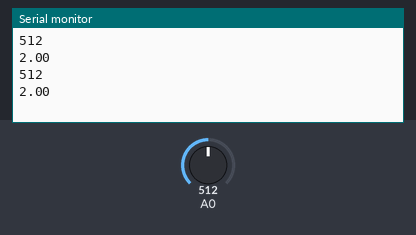
Recording of a sketch running on a simulated Arduino Uno, built with avr-gcc and run on an emulated ATmega328P. Shown: the last lines printed to the serial monitor. The inputs (shaded band) are chosen by the test bench; at power-on: A0 = 512.

Above: at 1.8 s.
1.9 s: A0 set to 716
At 2.8 s:
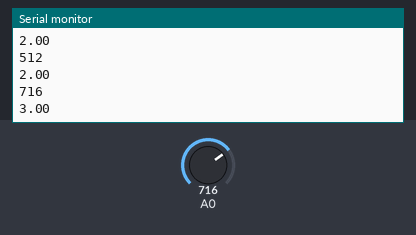
3.4 s: A0 set to 900
At 4.8 s:
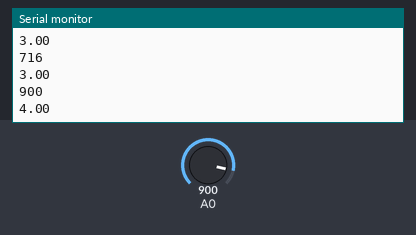
Timing chart, 0 to 6.4 s (numbered marks = the images above; inputs shaded):
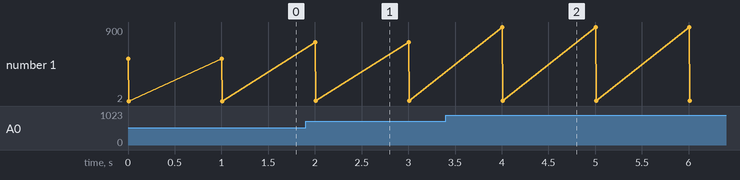

The sketch:

sketch_jul04b.ino
```cpp
void setup() {
  Serial.begin(9600);

}

void loop() {
  int x = analogRead(A0);
  Serial.println(x);
  float v = (5*x)/1024;
  Serial.println(v);
  //digitalWrite(13,HIGH);
  delay(1000);


}
```

Measured:
- after the input at 1.9 s, the serial monitor: prints a new line after 0.10 s (image 1)
- after the input at 3.4 s, the serial monitor: prints a new line after 0.60 s (image 2)
- plotted number 1: 2 → 3 after the input at 1.9 s, 3 → 4 after the input at 3.4 s
